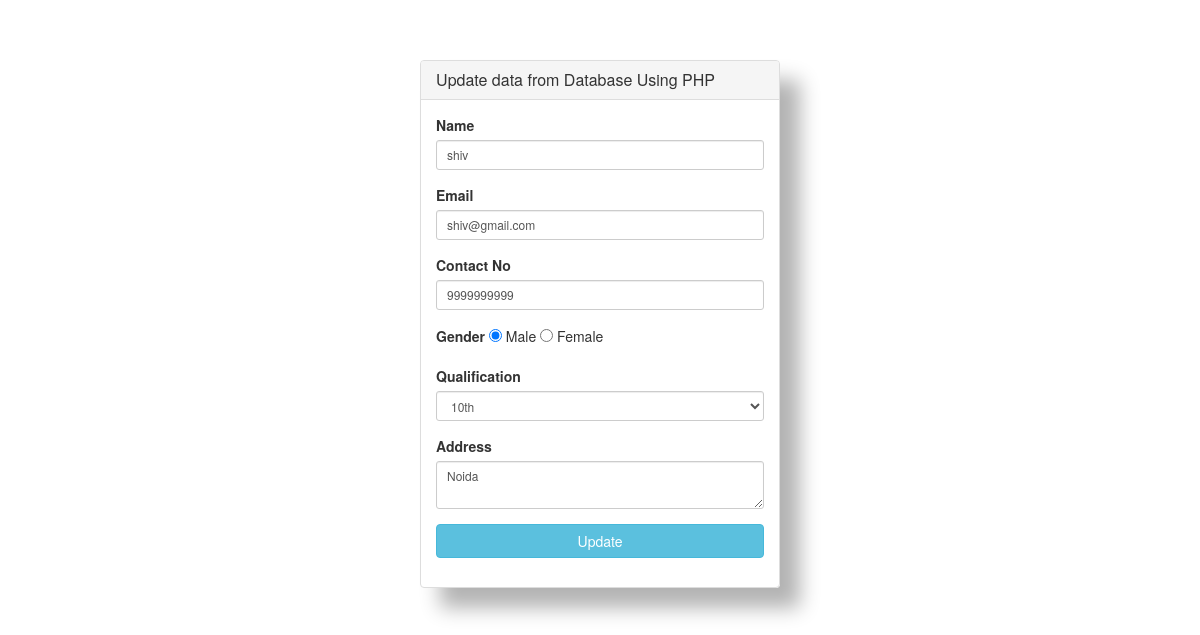
The page /edit.php?id=1 on the database its author committed.
### tables this page shows
CREATE TABLE `student_details` (
  `id` int(11) NOT NULL,
  `name` varchar(100) DEFAULT NULL,
  `email` varchar(45) DEFAULT NULL,
  `contact_no` varchar(45) DEFAULT NULL,
  `gender` varchar(45) DEFAULT NULL,
  `qualification` varchar(45) DEFAULT NULL,
  `address` varchar(450) DEFAULT NULL,
  `create_date` timestamp NULL DEFAULT current_timestamp()
);

### edit.php (the view, shortened to what this page needs)
<?php
include  'dbconnection.php';
$userid=intval($_GET['id']);
$sql = "SELECT id,name,email,contact_no,gender,qualification,address from student_details where id=:uid";
$query = $dbconnection->prepare($sql);
$query->bindParam(':uid',$userid,PDO::PARAM_STR);
$query->execute();
$results=$query->fetchAll(PDO::FETCH_OBJ);
if($query->rowCount() > 0)
{
foreach($results as $result)
{
$Names = $result->name;
$Emaiids = $result->email;
$contactno = $result->contact_no;
$genders = $result->gender;
$eductions = $result->qualification;
$addresss = $result->address;
		}
	}
	?>
<link href="https://netdna.bootstrapcdn.com/bootstrap/3.1.0/css/bootstrap.min.css" rel="stylesheet" id="bootstrap-css">
<div class="container">
        <div class="row centered-form">
        <div class="col-xs-12 col-sm-8 col-md-4 col-sm-offset-2 col-md-offset-4">
        	<div class="panel panel-default">
        		<div class="panel-heading">
			    		<h3 class="panel-title">Update data from Database Using PHP</h3>
			 			</div>
			 			<div class="panel-body">
			    		<form method="POST">
                            <div class="form-group">
			    				<label for="name">Name</label>
			    				<input type="text" name="name" id="name" class="form-control input-sm" placeholder="Name" required="" value="<?php echo $Names;?>">
			    			</div>
			    			<div class="form-group">
			    				<label for="email">Email</label>
			    				<input type="email" name="email" id="email" class="form-control input-sm" placeholder="Email Address" required="" value="<?php echo $Emaiids; ?>">
			    			</div>
			    			<div class="form-group">
			    				<label for="contactno">Contact No</label>
			    				<input type="text" name="contactno" id="contactno" class="form-control input-sm" placeholder="Contact No" required="" maxlength="10" value="<?php echo $contactno; ?>">
			    			</div>
			    			<div class="form-group">
			    				<label for="name">Gender</label>
			    				 <input type="radio" name="gender" value="Male" <?php if ($genders == 'Male') echo 'checked="checked"'; ?>" /> Male
                               <input type="radio" name="gender" value="Male" <?php if ($genders == 'Female') echo 'checked="checked"'; ?>" /> Female
			    			</div>
			    			<div class="form-group">
			    				<label for="qualification">Qualification</label>
			    				<select name="qualification" id="qualification" class="form-control input-sm" placeholder="Qualification" required="">
			    					<option value="10th"<?php if($eductions=='10th')echo 'selected'?>>10th</option>
			    				</select>
			    			</div>
			    			<div class="form-group">
			    				<label for="name">Address</label>
			    				<textarea name="address" id="address" class="form-control input-sm" required=""><?php echo $addresss; ?></textarea>
			    			</div>
                               <input type="submit" name="submit" value="Update" class="btn btn-info btn-block">
			    		</form>
			    	</div>
	    		</div>
    		</div>
    	</div>
    </div>

### edit.php (style rules this page uses)
.centered-form { margin-top: 60px; }
.centered-form .panel { background: rgba(255, 255, 255, 0.8); box-shadow: rgba(0, 0, 0, 0.3) 20px 20px 20px; }

### rows shown on the page
student_details: name "shiv", email "shiv@gmail.com", contactno "9999999999", gender "☑", qualification "10th", address "Noida"
